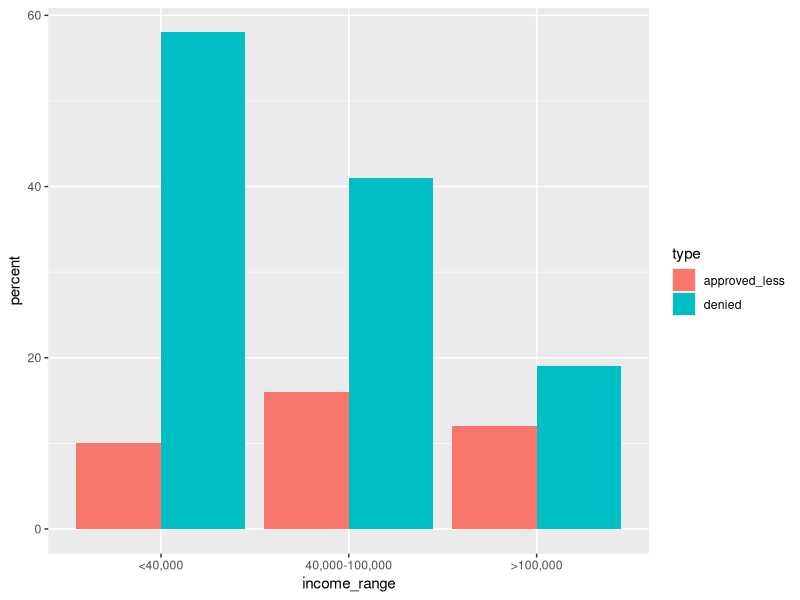
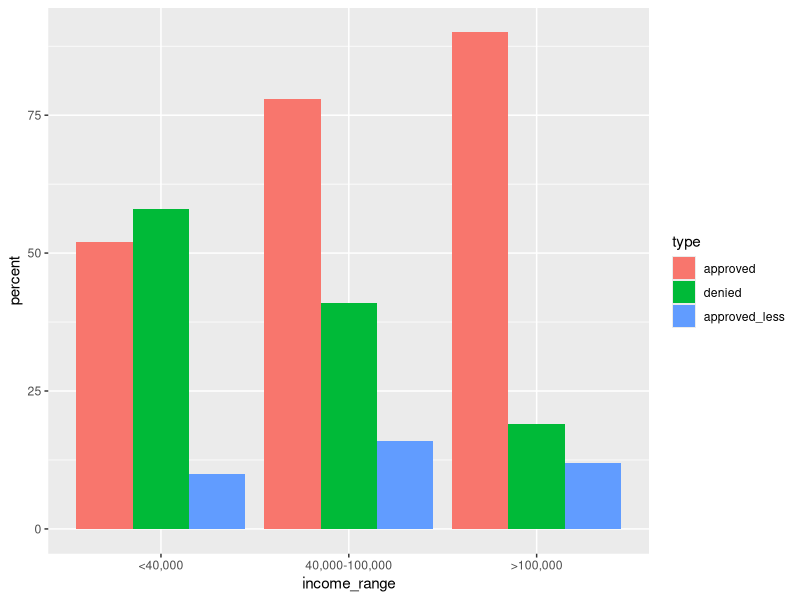

These charts were generated, in order, by the following R code:
#Graph Designer: Harriet Brookes Gray 
#Authors: Bowles, Foley and Halliday
#Title: Coordination, Conflict and Competition: A Text in Microeconomics

library(tidyverse)
library(ggplot2)
#pdf(file = "credit/credit_constraints.pdf", width = 8, height = 6)

#Set parameters for graphics
axislabelsize <- 1.8
labelsize <- 1.5
namesize <- 1.8
annotatesize <- 1.5
graphlinewidth <- 2
segmentlinewidth <- 1.5

COL <- c("#7fc97f", "#beaed4", "#fdc086", "#ffff99", "#386cb0", "#f0027f", "#bf5b17", "#666666")
COLA <- c("#e0f3db", "#99d8c9","#66c2a4","#41ae76", "#238b45", "#005824")
COLB <- c("#c6dbef", "#4eb3d3", "#2b8cbe", "#0868ac","#084081")
grays <- gray.colors(25, start = 1, end = 0)


#Data 
Income_range1 <- c("<40,000", "<40,000", "<40,000", "<40,000")
Race1 <- c("White", "Black", "Hispanic", "Overall")
Denied1 <- c(40,58,41,43)
Approved1 <- c(52, 32, 51,49)
Denied_Approved_less1 <- c(48,68,49,51)
Approved_less1 <- c(8, 10, 8, 8)
data1 <- cbind(Income_range1, Race1, Approved1, Denied1, Denied_Approved_less1, Approved_less1)

Income_range2 <- c("40,000-100,000", "40,000-100,000", "40,000-100,000", "40,000-100,000")
Race2 <- c("White", "Black", "Hispanic", "Overall")
Denied2 <- c(17,41,30,22)
Approved2 <- c(78,43,61,71)
Denied_Approved_less2 <- c(22,57,39,29)
Approved_less2 <- c(5,16,9,7)
data2 <- cbind(Income_range2, Race2, Approved2, Denied2, Denied_Approved_less2, Approved_less2)

Income_range3 <- c(">100,000", ">100,000", ">100,000", ">100,000")
Race3 <- c("White", "Black", "Hispanic", "Overall")
Denied3 <- c(7,19,17,9)
Approved3 <- c(90,69,78,87)
Denied_Approved_less3 <- c(10,31,22,13)
Approved_less3 <- c(3,12,5,4)
data3 <- cbind(Income_range3, Race3, Approved3, Denied3, Denied_Approved_less3, Approved_less3)

Income_range4 <- c("All", "All", "All", "All")
Race4 <- c("White", "Black", "Hispanic", "Overall")
Denied4 <- c(19,44,32,24)
Approved4 <- c(76,43,60,69)
Denied_Approved_less4 <- c(24,57,40,31)
Approved_less4 <- c(5,13,8,7)
data4 <- cbind(Income_range4, Race4, Approved4, Denied4, Denied_Approved_less4, Approved_less4)

credit_outcomes_mat <- rbind(data1,data2,data3,data4) 

credit_outcomes_df <- as.data.frame(credit_outcomes_mat)

credit_outcomes_df <- credit_outcomes_df %>%
  rename("income_range" = "Income_range1", 
         "race" = "Race1", 
         "approved" = "Approved1",
         "denied" = "Denied1", 
         "denied_approved_less" = "Denied_Approved_less1", 
         "approved_less" = "Approved_less1") %>%
  gather(type, percent, c(denied, approved, denied_approved_less, approved_less)) 

credit_outcomes_df$percent <- as.numeric(credit_outcomes_df$percent)

#plot 1 

data_credit1 <- credit_outcomes_df %>%
  filter(race != "Overall") %>%
  filter(income_range != "All") %>%
  filter(type != "denied_approved_less") %>%
  filter(type != "approved")

data_credit1$income_range <- factor(data_credit1$income_range, levels = c("<40,000", "40,000-100,000", ">100,000"))

plot1 <- ggplot(data_credit1, aes(x=income_range, y = percent)) + 
  geom_bar(stat="identity", position = "dodge", aes(fill = type))

plot1

# plot2

data_credit2 <- credit_outcomes_df %>%
  filter(race != "Overall") %>%
  filter(income_range != "All") %>%
  filter(type != "denied_approved_less")

data_credit2$income_range <- factor(data_credit2$income_range, levels = c("<40,000", "40,000-100,000", ">100,000"))
data_credit2$type <- factor(data_credit2$type, levels = c("approved","denied", "approved_less"))

plot2 <- ggplot(data_credit2, aes(x=income_range, y = percent)) + 
  geom_bar(stat="identity", position = "dodge", aes(fill = type))

plot2


#dev.off()
